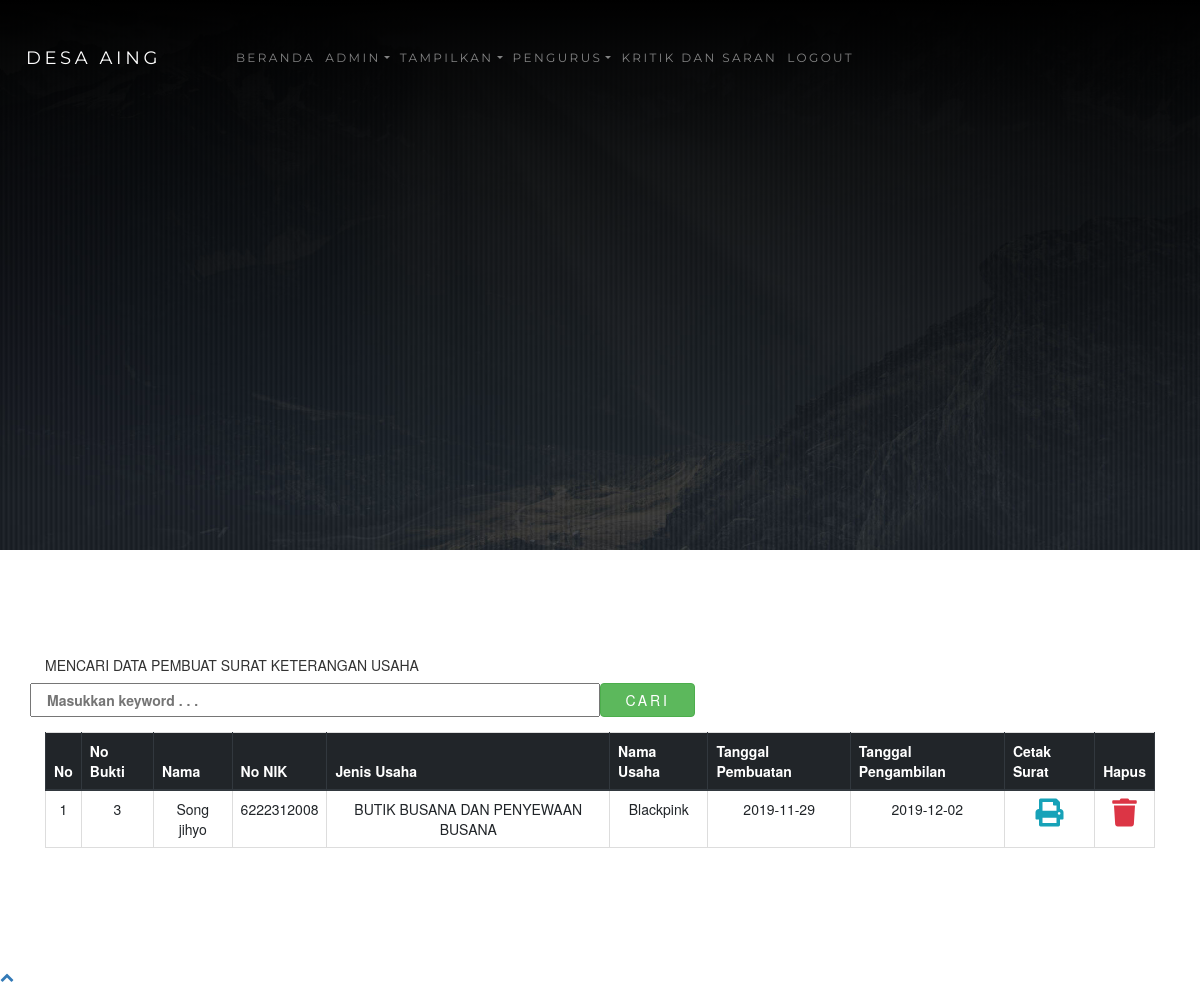
The app's page /admin.php?halaman=usaha (signed in) with its own data.
### tables this page shows
CREATE TABLE `usaha` (
  `id` int(11) NOT NULL,
  `nama` varchar(300) NOT NULL,
  `tempat_lahir` varchar(100) NOT NULL,
  `tgl_lahir` date NOT NULL,
  `nik` varchar(50) NOT NULL,
  `jenis_kelamin` enum('L','P','','') NOT NULL,
  `agama` varchar(50) NOT NULL,
  `pekerjaan` varchar(100) NOT NULL,
  `rt` varchar(8) NOT NULL,
  `rw` varchar(8) NOT NULL,
  `desa` varchar(100) NOT NULL,
  `kecamatan` varchar(100) NOT NULL,
  `kabupaten` varchar(100) NOT NULL,
  `jenis_usaha` varchar(100) NOT NULL,
  `nama_usaha` varchar(300) NOT NULL,
  `keperluan` varchar(300) NOT NULL,
  `tgl_buat` date NOT NULL,
  `tgl_ambil` date NOT NULL
);

### functions.php (called while the page is built, shortened)
<?php
$conn = mysqli_connect("localhost", "root", "", "ta_web");
function query($query)
{
    global $conn;
    $result = mysqli_query($conn, $query);
    $rows = [];
    while ($row = mysqli_fetch_assoc($result)) {
        $rows[] = $row;
    }
    return $rows;
}

### pembuat_usaha.php (the view, shortened to what this page needs)
<?php
require 'functions.php';
$usaha = query("SELECT * FROM usaha ORDER BY id DESC");
?>
<!DOCTYPE html>
<html lang="en">
<head>
</head>
<body>
    <div class="inner-page">
        <div class="slider-item" style="background-image: url('images/konfirmasi.jpg');">
            <div class="container">
                <div class="row slider-text align-items-center justify-content-center">
                </div>
            </div>
        </div>
    </div>
    <section class="section blog">
        <div class="container">
            <form action="" method="post">
                <div class="form-group row font-weight-bold text-uppercase">
                    <h5 class="col-sm-12">Mencari data pembuat surat keterangan usaha</h5>
                    <input type="text" class="col-sm-6" placeholder="Masukkan keyword . . ." name="keyword" id="keyword" autocomplete="off">
                    <button type="submit" class="col-sm-1 btn btn-success" name="cari">Cari</button>
                </div>
            </form>
            <table class="table table-bordered text-center">
                <thead class="thead-dark">
                    <tr class="text-center">
                        <th>No</th>
                        <th>No Bukti</th>
                        <th>Nama</th>
                        <th>No NIK</th>
                        <th>Jenis Usaha</th>
                        <th>Nama Usaha</th>
                        <th>Tanggal Pembuatan</th>
                        <th>Tanggal Pengambilan</th>
                        <th>Cetak Surat</th>
                        <th>Hapus</th>
                    </tr>
                </thead>
                <?php $i = 1; ?>
                <tbody>
                    <?php foreach ($usaha as $row) : ?>
                        <tr>
                            <td><?= $i; ?></td>
                            <td><?= $row["id"] ?></td>
                            <td><?= $row["nama"] ?></td>
                            <td><?= $row["nik"] ?></td>
                            <td><?= $row["jenis_usaha"] ?></td>
                            <td><?= $row["nama_usaha"] ?></td>
                            <td><?= $row["tgl_buat"] ?></td>
                            <td><?= $row["tgl_ambil"] ?></td>
                            <td><a href="cetak_usaha.php?id=<?= $row["id"]; ?>" target="_blank" i class="fas fa-print text-info fa-2x"></i></a></td>
                            <td><a href="hapus.php?id=<?= $row["id"]; ?>&hapus=usaha" onclick="return confirm('Mau dihapus ?')"><i class="fas fa-trash text-danger fa-2x"></i></a></td>
                        </tr>
                        <?php $i++; ?>
                    <?php endforeach; ?>
                </tbody>
            </table>
        </div>
    </section>
</body>
</html>

### records on screen
usaha: id "3", nama "Song jihyo", nik "6222312008", jenis_usaha "BUTIK BUSANA DAN PENYEWAAN BUSANA", nama_usaha "Blackpink", tgl_buat "2019-11-29", tgl_ambil "2019-12-02"
